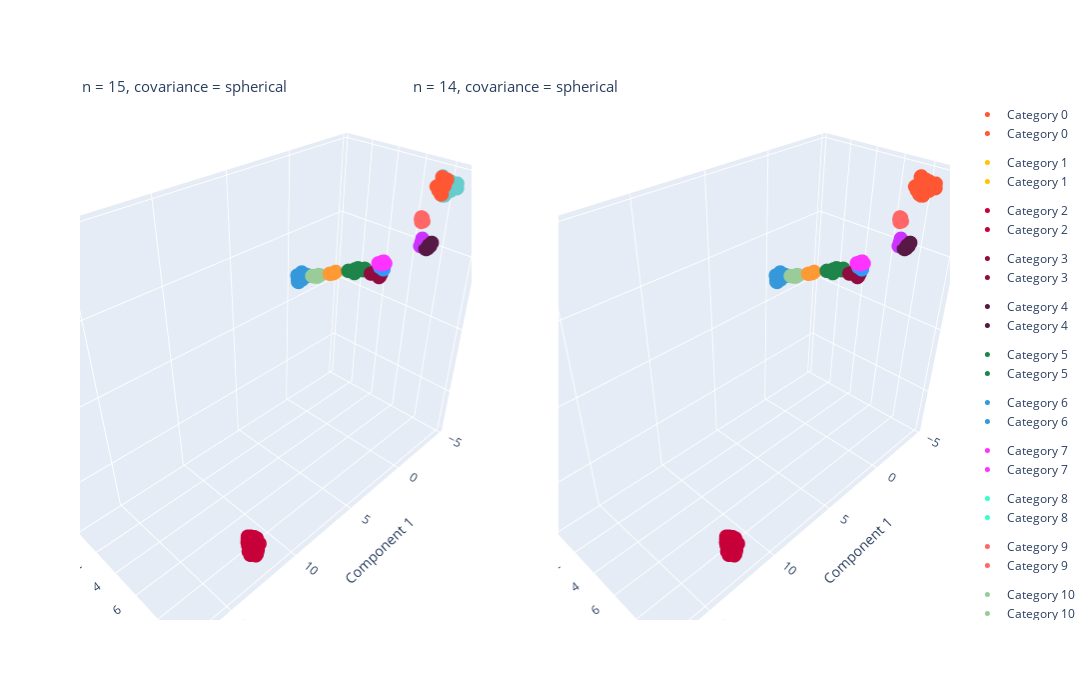

The notebook cell saved with this chart:
### Markdown cell above
In order to visualize how clusters were corresponded, another umap fit is done but this time only with 2 components to have x-y axis

### Code cell
# Declaring umap instance to use for plotting
svd_plot = UMAP(n_components=3, random_state=23)

# Creating the X_plot dataset
X_plot = svd_plot.fit_transform(X_sc)

# Plotting with Plotly
colors = ["#FF5733", "#FFC300", "#C70039", "#900C3F", "#581845", "#1E8449", "#3498DB",
          "#FF33FF", "#33FFCC", "#FF6666", "#99CC99", "#3399FF", "#FF9933", "#CC33FF", "#66CCCC"]

fig = make_subplots(rows=1, cols=2, specs=[[{'type': 'scatter3d'}, {'type': 'scatter3d'}]])

for j in range(2):
    model = gaussian_models[j]
    X_plot_gauss = np.c_[X_plot, gaussian_labels[j]]
    n_components = len(np.unique(gaussian_labels[j]))
    
    for category in np.unique(gaussian_labels[j]):
        category_indices = (gaussian_labels[j] == category)
        scatter = go.Scatter3d(x=X_plot_gauss[category_indices, 0], 
                               y=X_plot_gauss[category_indices, 1], 
                               z=X_plot_gauss[category_indices, 2],
                               mode='markers', 
                               marker=dict(color=colors[category], size=5),
                               name=f'Category {category}',
                               legendgroup=f'Category {category}')

        fig.add_trace(scatter, row=1, col=j + 1)

titles = [f'n = {gaussian_models[0].n_components}, covariance = {gaussian_models[0].covariance_type}',
          f'n = {gaussian_models[1].n_components}, covariance = {gaussian_models[1].covariance_type}']

legend_1 = go.layout.Annotation(x=0.5, y=1.15, xref="paper", yref="paper", text=titles[0], showarrow=False, font=dict(size=15))
legend_2 = go.layout.Annotation(x=1.5, y=1.15, xref="paper", yref="paper", text=titles[1], showarrow=False, font=dict(size=15))

# Configure the layout of the plot
fig.update_layout(scene1=dict(xaxis_title='Component 1', yaxis_title='Component 2', zaxis_title='Component 3'),
                  scene2=dict(xaxis_title='Component 1', yaxis_title='Component 2', zaxis_title='Component 3'),
                  width=1500,
                  height=700,
                  annotations=[
                      dict(
                          showarrow=False,
                          text=titles[0],
                          xref='paper', yref='paper',
                          x=0, y=1.05,
                          font=dict(size=15)
                      ),
                      dict(
                          showarrow=False,
                          text=titles[1],
                          xref='paper', yref='paper',
                          x=0.5, y=1.05,
                          font=dict(size=15)
                      )
                  ])

fig.show()

### Figure 1 — Plotly figure (JSON) as saved in the notebook; plotly's stock layout.template omitted (floating-point values rounded to 4 significant figures)
{"data": [{"legendgroup": "Category 0", "marker": {"color": "#FF5733", "size": 5}, "mode": "markers", "name": "Category 0", "scene": "scene", "type": "scatter3d", "x": [-3.369, -3.333, -3.224, -3.618, -3.709, -3.312, -3.63, -3.484, -3.735, -3.482, -3.501, -3.277, -3.369, -3.816, -3.911], "y": [8.4, 8.209, 8.48, 8.331, 8.227, 8.095, 8.417, 8.472, 8.422, 8.378, 8.257, 8.428, 8.21, 8.073, 8.009], "z": [13.95, 14.43, 14.25, 14.67, 14.51, 14.33, 14.61, 14.43, 14.7, 13.93, 14.46, 14.02, 14.13, 14.05, 14.69]}, {"legendgroup": "Category 1", "marker": {"color": "#FFC300", "size": 5}, "mode": "markers", "name": "Category 1", "scene": "scene", "type": "scatter3d", "x": [16.72, 16.75, 16.51, 16.75, 16.47, 16.8, 16.52, 16.79, 16.4, 16.49, 16.86, 17.24, 17.18, 17.04, 17.18, 16.62, 16.88, 17.24, 16.86, 16.52, 16.71, 16.67, 16.57, 16.34, 16.41, 16.99, 16.4, 16.73, 16.48, 16.63, 17.36], "y": [0.2079, 0.1954, 0.2075, 0.9799, 0.2715, 0.2648, 0.3996, 0.6083, 0.4901, 0.3161, 0.3209, 0.589, 0.565, 0.43, 0.5655, 0.6189, 0.8309, 0.7131, 0.7784, 0.9415, 1.102, 1.039, 0.3711, 0.9704, 0.8945, 0.9669, 0.8422, 0.6918, 0.7465, 0.3183, 0.6712], "z": [11.41, 11.1, 11.55, 10.81, 11.58, 11.28, 11.3, 10.95, 11.43, 11.44, 10.79, 10.7, 10.64, 10.97, 10.65, 10.96, 10.83, 10.59, 10.54, 10.93, 10.63, 10.7, 11.02, 10.99, 10.65, 10.44, 11.14, 10.58, 11.08, 10.8, 10.59]}, {"legendgroup": "Category 2", "marker": {"color": "#C70039", "size": 5}, "mode": "markers", "name": "Category 2", "scene": "scene", "type": "scatter3d", "x": [11.74, 11.74, 12.03, 12.01, 11.65, 12.1, 12.02, 11.51, 11.71, 11.77, 11.85, 11.89, 11.85, 11.72, 11.8, 11.83, 11.76, 12.05, 11.53, 12.11, 11.59, 11.75, 11.52, 11.96, 11.66, 11.86, 11.8, 11.35, 12.18, 12.12, 12.31], "y": [8.561, 8.192, 8.76, 8.5, 8.62, 8.571, 8.703, 8.674, 8.379, 8.305, 8.341, 8.51, 8.308, 8.594, 8.837, 9.1, 8.86, 9.102, 8.733, 9.238, 8.538, 8.983, 8.911, 9.132, 8.628, 9.04, 8.84, 8.585, 8.861, 8.661, 9.002], "z": [-2.016, -2.272, -2.295, -2.513, -2.019, -2.124, -2.312, -2.19, -2.127, -2.518, -2.426, -2.245, -2.283, -2.849, -3.023, -2.509, -2.585, -2.592, -2.8, -2.64, -2.653, -2.818, -2.449, -2.769, -2.974, -2.735, -2.976, -2.678, -2.805, -2.813, -2.631]}, {"legendgroup": "Category 3", "marker": {"color": "#900C3F", "size": 5}, "mode": "markers", "name": "Category 3", "scene": "scene", "type": "scatter3d", "x": [-1.188, -1.382, -1.319, -1.347, -1.351, -1.311, -1.346, -1.213, -1.284, -1.274, -1.356], "y": [6.488, 6.08, 6.298, 6.166, 6.298, 6.267, 6.267, 6.28, 5.817, 5.671, 5.821], "z": [9.15, 8.831, 8.801, 8.982, 8.82, 8.753, 8.758, 8.953, 8.832, 8.783, 8.863]}, {"legendgroup": "Category 4", "marker": {"color": "#581845", "size": 5}, "mode": "markers", "name": "Category 4", "scene": "scene", "type": "scatter3d", "x": [-0.1822, -0.2347, -0.3803, -0.09116, -0.1677, -0.1141, -0.02298], "y": [9.974, 10.03, 10.02, 10.01, 10.0, 9.85, 9.956], "z": [12.41, 12.39, 12.52, 12.31, 12.43, 12.21, 12.26]}, {"legendgroup": "Category 5", "marker": {"color": "#1E8449", "size": 5}, "mode": "markers", "name": "Category 5", "scene": "scene", "type": "scatter3d", "x": [-1.2, -1.263, -1.024, -1.205, -1.248, -1.284, -1.213, -1.042], "y": [4.77, 4.667, 4.113, 5.107, 5.14, 5.172, 4.488, 4.591], "z": [8.727, 8.793, 8.497, 8.833, 8.876, 8.93, 8.668, 8.502]}, {"legendgroup": "Category 6", "marker": {"color": "#3498DB", "size": 5}, "mode": "markers", "name": "Category 6", "scene": "scene", "type": "scatter3d", "x": [-0.4653, -0.4244, -0.6136, -0.07194, -0.303, -0.03927, -0.1398, 0.00228, -0.4438, -0.1096, -0.008095, -0.2703, -0.2331, -0.1879, -0.1247, -0.107, -0.3125], "y": [1.083, 1.195, 1.245, 0.6606, 0.6674, 0.7483, 1.025, 0.8436, 0.7401, 0.6997, 0.7868, 0.8055, 0.9343, 0.8204, 0.9259, 0.9071, 0.8185], "z": [7.301, 7.331, 7.237, 7.248, 7.24, 6.919, 7.068, 6.859, 7.111, 7.039, 6.854, 7.231, 7.171, 7.353, 7.397, 7.389, 7.438]}, {"legendgroup": "Category 7", "marker": {"color": "#FF33FF", "size": 5}, "mode": "markers", "name": "Category 7", "scene": "scene", "type": "scatter3d", "x": [-0.5336, -0.6727, -0.7664, -0.5997, -0.5376, -0.771, -0.5375, -0.5935, -0.5983, -0.5872], "y": [6.934, 6.832, 6.798, 7.0, 6.947, 6.786, 7.027, 7.091, 6.66, 6.621], "z": [10.22, 10.15, 10.08, 10.24, 10.29, 9.997, 10.33, 10.21, 10.04, 10.05]}, {"legendgroup": "Category 8", "marker": {"color": "#33FFCC", "size": 5}, "mode": "markers", "name": "Category 8", "scene": "scene", "type": "scatter3d", "x": [16.42, 16.44, 16.46, 16.55, 16.49], "y": [1.243, 1.155, 1.054, 1.153, 1.204], "z": [9.651, 9.718, 9.87, 9.799, 9.7]}, {"legendgroup": "Category 9", "marker": {"color": "#FF6666", "size": 5}, "mode": "markers", "name": "Category 9", "scene": "scene", "type": "scatter3d", "x": [-2.327, -2.411, -2.303, -2.295, -2.323, -2.373], "y": [8.03, 8.107, 8.089, 8.006, 8.004, 8.047], "z": [12.52, 12.56, 12.67, 12.67, 12.79, 12.75]}, {"legendgroup": "Category 10", "marker": {"color": "#99CC99", "size": 5}, "mode": "markers", "name": "Category 10", "scene": "scene", "type": "scatter3d", "x": [-0.5059, -0.4933, -0.3953, -0.4547, -0.4306, -0.3972, -0.3761], "y": [2.102, 2.224, 2.122, 1.727, 2.003, 1.679, 1.995], "z": [7.653, 7.685, 7.585, 7.443, 7.523, 7.467, 7.543]}, {"legendgroup": "Category 11", "marker": {"color": "#3399FF", "size": 5}, "mode": "markers", "name": "Category 11", "scene": "scene", "type": "scatter3d", "x": [-0.8519, -1.345, -1.317, -1.223, -1.032, -1.042, -1.17, -1.211], "y": [6.641, 6.405, 6.372, 6.323, 6.582, 6.709, 6.62, 6.341], "z": [9.699, 9.539, 9.517, 9.481, 9.606, 9.606, 9.449, 9.51]}, {"legendgroup": "Category 12", "marker": {"color": "#FF9933", "size": 5}, "mode": "markers", "name": "Category 12", "scene": "scene", "type": "scatter3d", "x": [-0.7358, -0.6822, -0.6384, -0.6488, -0.8209, -0.7867], "y": [3.269, 3.222, 2.999, 2.937, 3.134, 3.29], "z": [8.173, 8.131, 8.022, 7.997, 8.056, 8.213]}, {"legendgroup": "Category 13", "marker": {"color": "#CC33FF", "size": 5}, "mode": "markers", "name": "Category 13", "scene": "scene", "type": "scatter3d", "x": [-0.3518, -0.1671, -0.3789, -0.3085, -0.4187, -0.1366, -0.5854, -0.3225], "y": [9.427, 9.851, 9.525, 9.477, 9.529, 9.546, 9.299, 9.39], "z": [12.31, 12.46, 12.27, 12.35, 12.33, 12.49, 12.46, 12.15]}, {"legendgroup": "Category 14", "marker": {"color": "#66CCCC", "size": 5}, "mode": "markers", "name": "Category 14", "scene": "scene", "type": "scatter3d", "x": [-3.567, -3.753, -3.922, -3.825, -3.937, -4.195, -4.281, -4.442, -4.219, -4.301, -4.32, -4.377, -3.979, -4.462, -4.052, -4.242, -4.374, -4.588, -4.533], "y": [8.398, 8.279, 8.224, 8.363, 8.149, 8.557, 8.442, 8.288, 8.406, 8.198, 8.052, 8.592, 7.989, 8.722, 7.991, 8.549, 8.08, 8.614, 8.21], "z": [13.84, 13.81, 13.92, 13.76, 13.83, 14.05, 13.94, 13.94, 13.99, 14.37, 14.24, 14.13, 14.72, 14.11, 14.6, 14.24, 14.1, 14.31, 14.35]}, {"legendgroup": "Category 0", "marker": {"color": "#FF5733", "size": 5}, "mode": "markers", "name": "Category 0", "scene": "scene2", "type": "scatter3d", "x": [-3.567, -3.753, -3.922, -3.825, -3.369, -3.937, -4.195, -4.281, -4.442, -3.333, -3.224, -3.618, -4.219, -4.301, -4.32, -3.709, -3.312, -3.63, -4.377, -3.979, -3.484, -3.735, -4.462, -3.482, -4.052, -3.501, -3.277, -3.369, -4.242, -3.816, -4.374, -4.588, -4.533, -3.911], "y": [8.398, 8.279, 8.224, 8.363, 8.4, 8.149, 8.557, 8.442, 8.288, 8.209, 8.48, 8.331, 8.406, 8.198, 8.052, 8.227, 8.095, 8.417, 8.592, 7.989, 8.472, 8.422, 8.722, 8.378, 7.991, 8.257, 8.428, 8.21, 8.549, 8.073, 8.08, 8.614, 8.21, 8.009], "z": [13.84, 13.81, 13.92, 13.76, 13.95, 13.83, 14.05, 13.94, 13.94, 14.43, 14.25, 14.67, 13.99, 14.37, 14.24, 14.51, 14.33, 14.61, 14.13, 14.72, 14.43, 14.7, 14.11, 13.93, 14.6, 14.46, 14.02, 14.13, 14.24, 14.05, 14.1, 14.31, 14.35, 14.69]}, {"legendgroup": "Category 1", "marker": {"color": "#FFC300", "size": 5}, "mode": "markers", "name": "Category 1", "scene": "scene2", "type": "scatter3d", "x": [16.72, 16.75, 16.51, 16.75, 16.47, 16.8, 16.52, 16.79, 16.4, 16.49, 16.86, 17.24, 17.18, 17.04, 17.18, 16.62, 16.88, 17.24, 16.86, 16.52, 16.71, 16.67, 16.57, 16.34, 16.41, 16.99, 16.4, 16.73, 16.48, 16.63, 17.36], "y": [0.2079, 0.1954, 0.2075, 0.9799, 0.2715, 0.2648, 0.3996, 0.6083, 0.4901, 0.3161, 0.3209, 0.589, 0.565, 0.43, 0.5655, 0.6189, 0.8309, 0.7131, 0.7784, 0.9415, 1.102, 1.039, 0.3711, 0.9704, 0.8945, 0.9669, 0.8422, 0.6918, 0.7465, 0.3183, 0.6712], "z": [11.41, 11.1, 11.55, 10.81, 11.58, 11.28, 11.3, 10.95, 11.43, 11.44, 10.79, 10.7, 10.64, 10.97, 10.65, 10.96, 10.83, 10.59, 10.54, 10.93, 10.63, 10.7, 11.02, 10.99, 10.65, 10.44, 11.14, 10.58, 11.08, 10.8, 10.59]}, {"legendgroup": "Category 2", "marker": {"color": "#C70039", "size": 5}, "mode": "markers", "name": "Category 2", "scene": "scene2", "type": "scatter3d", "x": [11.74, 11.74, 12.03, 12.01, 11.65, 12.1, 12.02, 11.51, 11.71, 11.77, 11.85, 11.89, 11.85, 11.72, 11.8, 11.83, 11.76, 12.05, 11.53, 12.11, 11.59, 11.75, 11.52, 11.96, 11.66, 11.86, 11.8, 11.35, 12.18, 12.12, 12.31], "y": [8.561, 8.192, 8.76, 8.5, 8.62, 8.571, 8.703, 8.674, 8.379, 8.305, 8.341, 8.51, 8.308, 8.594, 8.837, 9.1, 8.86, 9.102, 8.733, 9.238, 8.538, 8.983, 8.911, 9.132, 8.628, 9.04, 8.84, 8.585, 8.861, 8.661, 9.002], "z": [-2.016, -2.272, -2.295, -2.513, -2.019, -2.124, -2.312, -2.19, -2.127, -2.518, -2.426, -2.245, -2.283, -2.849, -3.023, -2.509, -2.585, -2.592, -2.8, -2.64, -2.653, -2.818, -2.449, -2.769, -2.974, -2.735, -2.976, -2.678, -2.805, -2.813, -2.631]}, {"legendgroup": "Category 3", "marker": {"color": "#900C3F", "size": 5}, "mode": "markers", "name": "Category 3", "scene": "scene2", "type": "scatter3d", "x": [-1.188, -1.382, -1.319, -1.347, -1.351, -1.311, -1.346, -1.213, -1.284, -1.274, -1.356], "y": [6.488, 6.08, 6.298, 6.166, 6.298, 6.267, 6.267, 6.28, 5.817, 5.671, 5.821], "z": [9.15, 8.831, 8.801, 8.982, 8.82, 8.753, 8.758, 8.953, 8.832, 8.783, 8.863]}, {"legendgroup": "Category 4", "marker": {"color": "#581845", "size": 5}, "mode": "markers", "name": "Category 4", "scene": "scene2", "type": "scatter3d", "x": [-0.1822, -0.2347, -0.3803, -0.09116, -0.1677, -0.1141, -0.02298], "y": [9.974, 10.03, 10.02, 10.01, 10.0, 9.85, 9.956], "z": [12.41, 12.39, 12.52, 12.31, 12.43, 12.21, 12.26]}, {"legendgroup": "Category 5", "marker": {"color": "#1E8449", "size": 5}, "mode": "markers", "name": "Category 5", "scene": "scene2", "type": "scatter3d", "x": [-1.2, -1.263, -1.024, -1.205, -1.248, -1.284, -1.213, -1.042], "y": [4.77, 4.667, 4.113, 5.107, 5.14, 5.172, 4.488, 4.591], "z": [8.727, 8.793, 8.497, 8.833, 8.876, 8.93, 8.668, 8.502]}, {"legendgroup": "Category 6", "marker": {"color": "#3498DB", "size": 5}, "mode": "markers", "name": "Category 6", "scene": "scene2", "type": "scatter3d", "x": [-0.4653, -0.4244, -0.6136, -0.07194, -0.303, -0.03927, -0.1398, 0.00228, -0.4438, -0.1096, -0.008095, -0.2703, -0.2331, -0.1879, -0.1247, -0.107, -0.3125], "y": [1.083, 1.195, 1.245, 0.6606, 0.6674, 0.7483, 1.025, 0.8436, 0.7401, 0.6997, 0.7868, 0.8055, 0.9343, 0.8204, 0.9259, 0.9071, 0.8185], "z": [7.301, 7.331, 7.237, 7.248, 7.24, 6.919, 7.068, 6.859, 7.111, 7.039, 6.854, 7.231, 7.171, 7.353, 7.397, 7.389, 7.438]}, {"legendgroup": "Category 7", "marker": {"color": "#FF33FF", "size": 5}, "mode": "markers", "name": "Category 7", "scene": "scene2", "type": "scatter3d", "x": [-0.5336, -0.6727, -0.7664, -0.5997, -0.5376, -0.771, -0.5375, -0.5935, -0.5983, -0.5872], "y": [6.934, 6.832, 6.798, 7.0, 6.947, 6.786, 7.027, 7.091, 6.66, 6.621], "z": [10.22, 10.15, 10.08, 10.24, 10.29, 9.997, 10.33, 10.21, 10.04, 10.05]}, {"legendgroup": "Category 8", "marker": {"color": "#33FFCC", "size": 5}, "mode": "markers", "name": "Category 8", "scene": "scene2", "type": "scatter3d", "x": [16.42, 16.44, 16.46, 16.55, 16.49], "y": [1.243, 1.155, 1.054, 1.153, 1.204], "z": [9.651, 9.718, 9.87, 9.799, 9.7]}, {"legendgroup": "Category 9", "marker": {"color": "#FF6666", "size": 5}, "mode": "markers", "name": "Category 9", "scene": "scene2", "type": "scatter3d", "x": [-2.327, -2.411, -2.303, -2.295, -2.323, -2.373], "y": [8.03, 8.107, 8.089, 8.006, 8.004, 8.047], "z": [12.52, 12.56, 12.67, 12.67, 12.79, 12.75]}, {"legendgroup": "Category 10", "marker": {"color": "#99CC99", "size": 5}, "mode": "markers", "name": "Category 10", "scene": "scene2", "type": "scatter3d", "x": [-0.5059, -0.4933, -0.3953, -0.4547, -0.4306, -0.3972, -0.3761], "y": [2.102, 2.224, 2.122, 1.727, 2.003, 1.679, 1.995], "z": [7.653, 7.685, 7.585, 7.443, 7.523, 7.467, 7.543]}, {"legendgroup": "Category 11", "marker": {"color": "#3399FF", "size": 5}, "mode": "markers", "name": "Category 11", "scene": "scene2", "type": "scatter3d", "x": [-0.8519, -1.345, -1.317, -1.223, -1.032, -1.042, -1.17, -1.211], "y": [6.641, 6.405, 6.372, 6.323, 6.582, 6.709, 6.62, 6.341], "z": [9.699, 9.539, 9.517, 9.481, 9.606, 9.606, 9.449, 9.51]}, {"legendgroup": "Category 12", "marker": {"color": "#FF9933", "size": 5}, "mode": "markers", "name": "Category 12", "scene": "scene2", "type": "scatter3d", "x": [-0.7358, -0.6822, -0.6384, -0.6488, -0.8209, -0.7867], "y": [3.269, 3.222, 2.999, 2.937, 3.134, 3.29], "z": [8.173, 8.131, 8.022, 7.997, 8.056, 8.213]}, {"legendgroup": "Category 13", "marker": {"color": "#CC33FF", "size": 5}, "mode": "markers", "name": "Category 13", "scene": "scene2", "type": "scatter3d", "x": [-0.3518, -0.1671, -0.3789, -0.3085, -0.4187, -0.1366, -0.5854, -0.3225], "y": [9.427, 9.851, 9.525, 9.477, 9.529, 9.546, 9.299, 9.39], "z": [12.31, 12.46, 12.27, 12.35, 12.33, 12.49, 12.46, 12.15]}], "layout": {"annotations": [{"font": {"size": 15}, "showarrow": false, "text": "n = 15, covariance = spherical", "x": 0, "xref": "paper", "y": 1.05, "yref": "paper"}, {"font": {"size": 15}, "showarrow": false, "text": "n = 14, covariance = spherical", "x": 0.5, "xref": "paper", "y": 1.05, "yref": "paper"}], "height": 700, "scene": {"domain": {"x": [0, 0.45], "y": [0, 1]}, "xaxis": {"title": {"text": "Component 1"}}, "yaxis": {"title": {"text": "Component 2"}}, "zaxis": {"title": {"text": "Component 3"}}}, "scene2": {"domain": {"x": [0.55, 1], "y": [0, 1]}, "xaxis": {"title": {"text": "Component 1"}}, "yaxis": {"title": {"text": "Component 2"}}, "zaxis": {"title": {"text": "Component 3"}}}, "width": 1500}}
